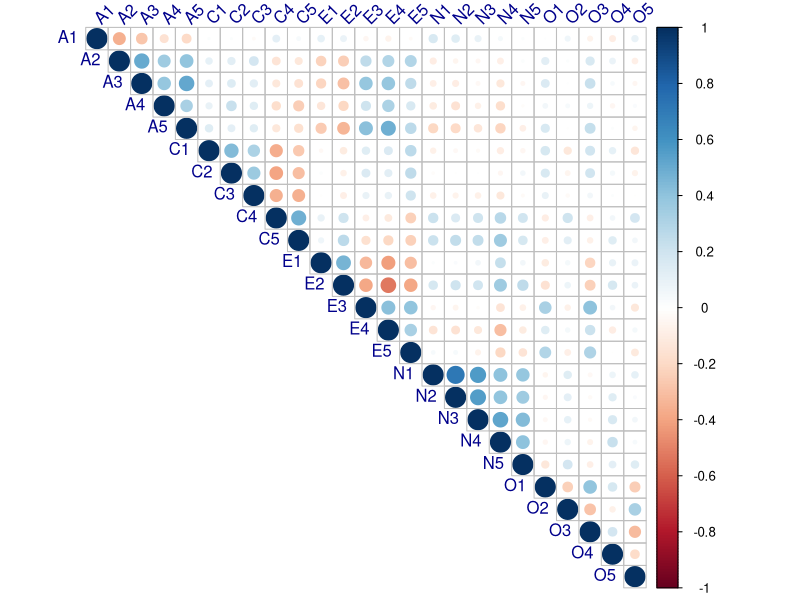
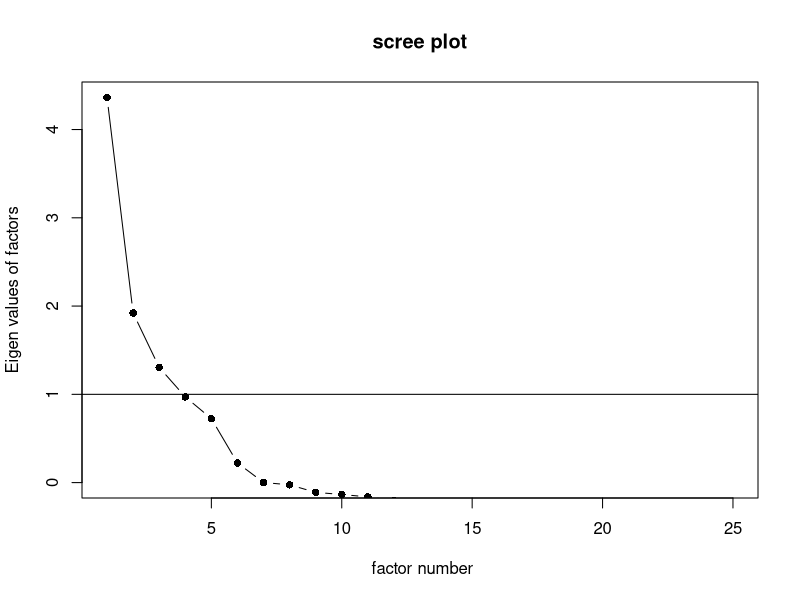
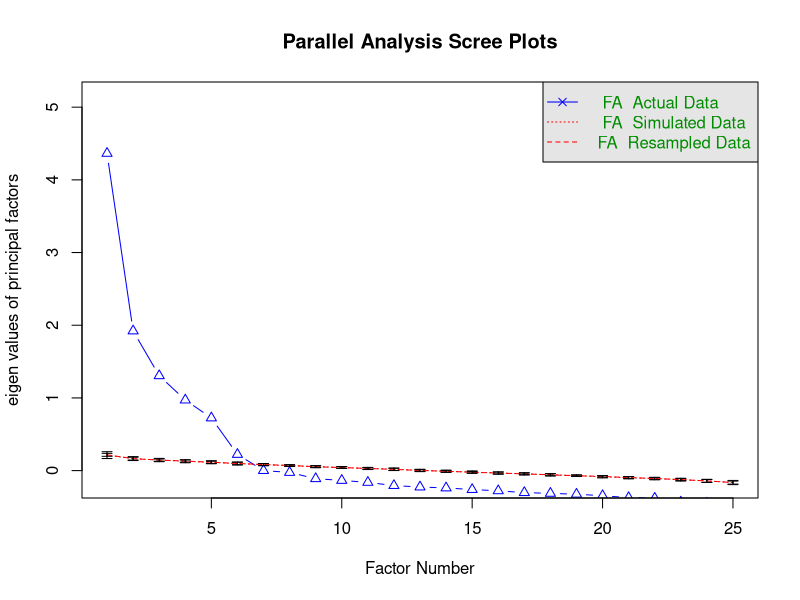
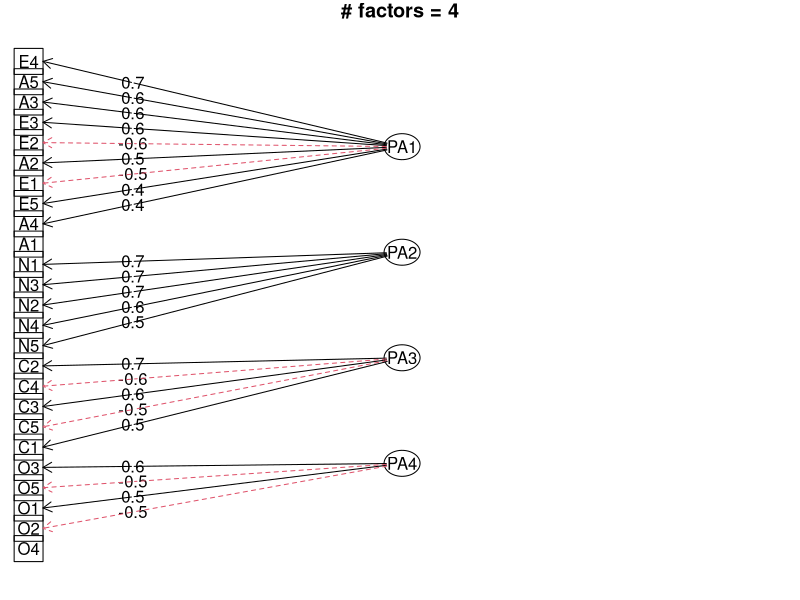
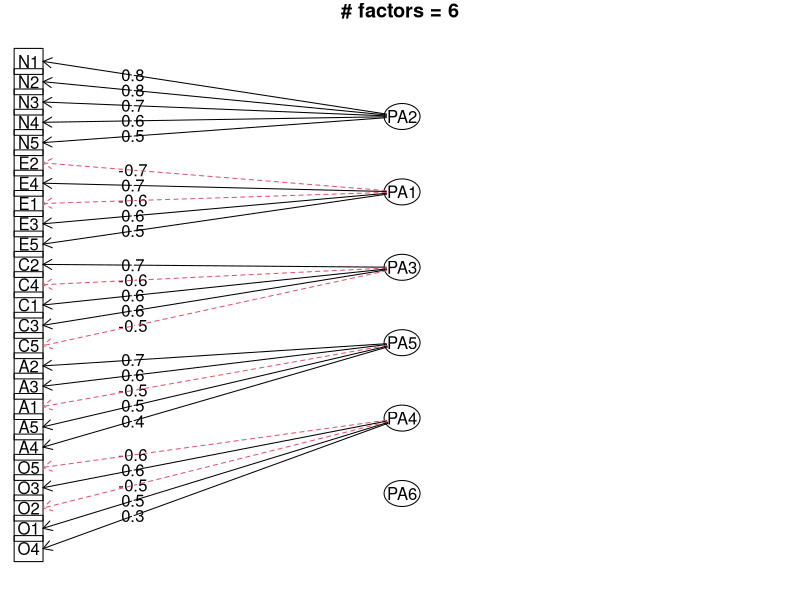
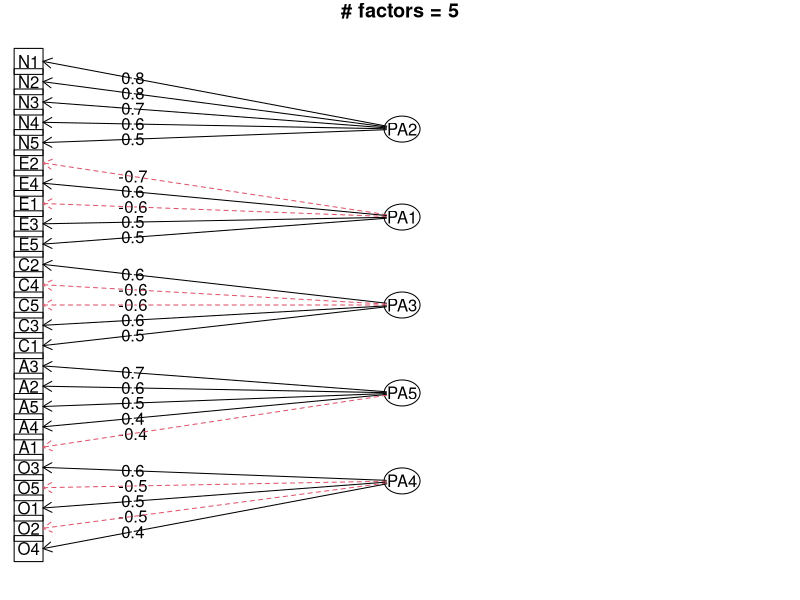
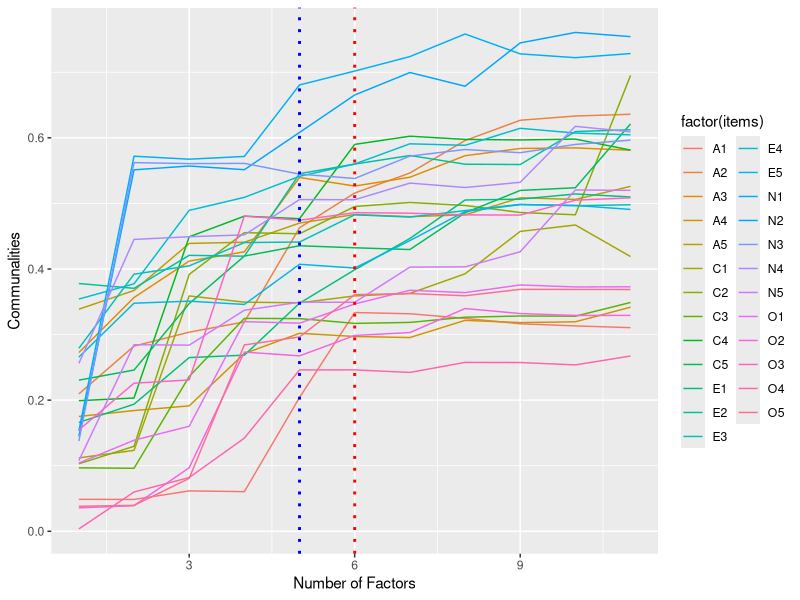
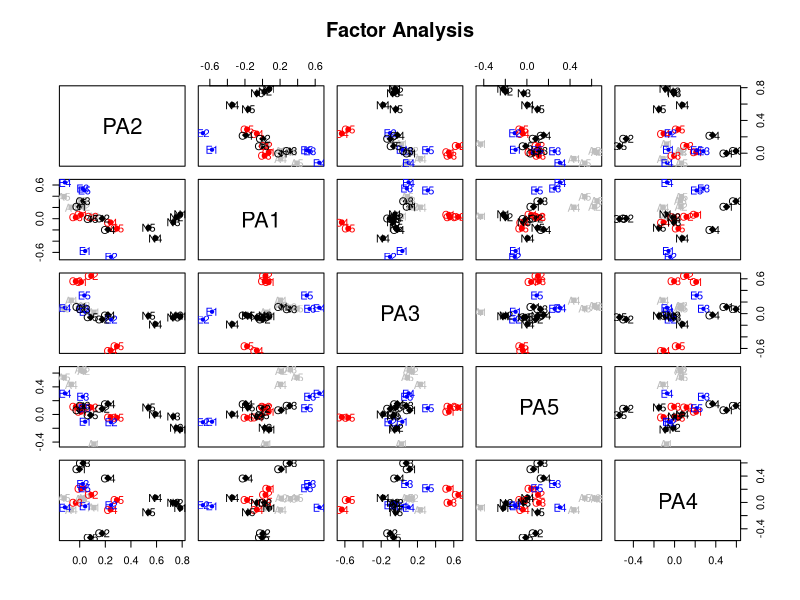

Write R code to recreate these figures, in order.
## ---- chunk 1
knitr::opts_chunk$set(echo = TRUE)
## ---- chunk 2
library(psych)
library(GPArotation)
library(tidyverse)
library(corrplot)
mydata = bfi[1:25]
desp = describe(mydata ) %>%
  select(vars, n, mean, sd, median, min, max, range)
desp
## ---- chunk 3
sum(complete.cases(bfi[1:25]))
## ---- chunk 4
mydata = bfi[1:25][complete.cases(bfi[1:25]),]
corrplot(cor(mydata), type = "upper", tl.col = "darkblue", tl.srt = 45)
## ---- chunk 5
KMO(mydata)
## ---- chunk 6
cortest.bartlett(mydata)
## ---- chunk 7
scree(mydata, fa = TRUE, pc = FALSE, main = "scree plot")
## ---- chunk 8
fa.parallel(mydata, fa = 'fa', error.bars = TRUE)
## ---- chunk 9
fa4 = fa(mydata, nfactors = 4, fm="pa", max.iter = 100, rotate = "varimax")
fa.diagram(fa4, main = "# factors = 4")
## ---- chunk 10
fa6 = fa(mydata, nfactors = 6, fm="pa", max.iter = 100, rotate = "varimax")
fa.diagram(fa6, main = "# factors = 6")
## ---- chunk 11
fa5 = fa(mydata, nfactors = 5, fm="pa", max.iter = 100, rotate = "varimax")
fa.diagram(fa5, main = "# factors = 5")

## ---- chunk 12
print(fa5$loadings, cutoff=0, digits=3)
## ---- chunk 13
print(fa5$communality, cutoff=0, digits=3)
## ---- chunk 14
com_matrix = c()
for(i in 1:11){
  result <- fa(mydata, nfactors = i, fm="pa", max.iter = 100, rotate = "varimax")
  com_matrix = rbind(com_matrix, result$communality)
}

as.tibble(com_matrix) %>%  
  gather(items, loadings) %>%
  group_by(items) %>%
  mutate(n = 1:11) %>%
  ggplot(aes(x = n ,y = loadings)) +
  geom_line(aes(colour = factor(items)), size = 0.5) +
  geom_vline(xintercept = 5, linetype="dotted", color = "blue", size=1) +
  geom_vline(xintercept = 6, linetype="dotted", color = "red", size=1) +
  xlab("Number of Factors") + ylab("Communalities")
## ---- chunk 15
nfactors = 5
fa5 = fa(mydata, nfactors = nfactors, fm="pa", max.iter = 100, rotate = "varimax")
var_per = 100*fa5$values[1:nfactors]/sum(fa5$values[1:nfactors])
cum_var = cumsum(var_per)
tb = as.data.frame(cbind(Var = var_per, Cum.var = cum_var))
tb %>%
  transmute(Factor = paste0('factor',1:nfactors), 
            Var = sprintf('%4.2f%%', Var),
            Cum.var = sprintf('%4.2f%%', Cum.var)) %>%
  knitr::kable()
## ---- chunk 16
factor.plot(fa5, labels = rownames(fa5$loadings))
